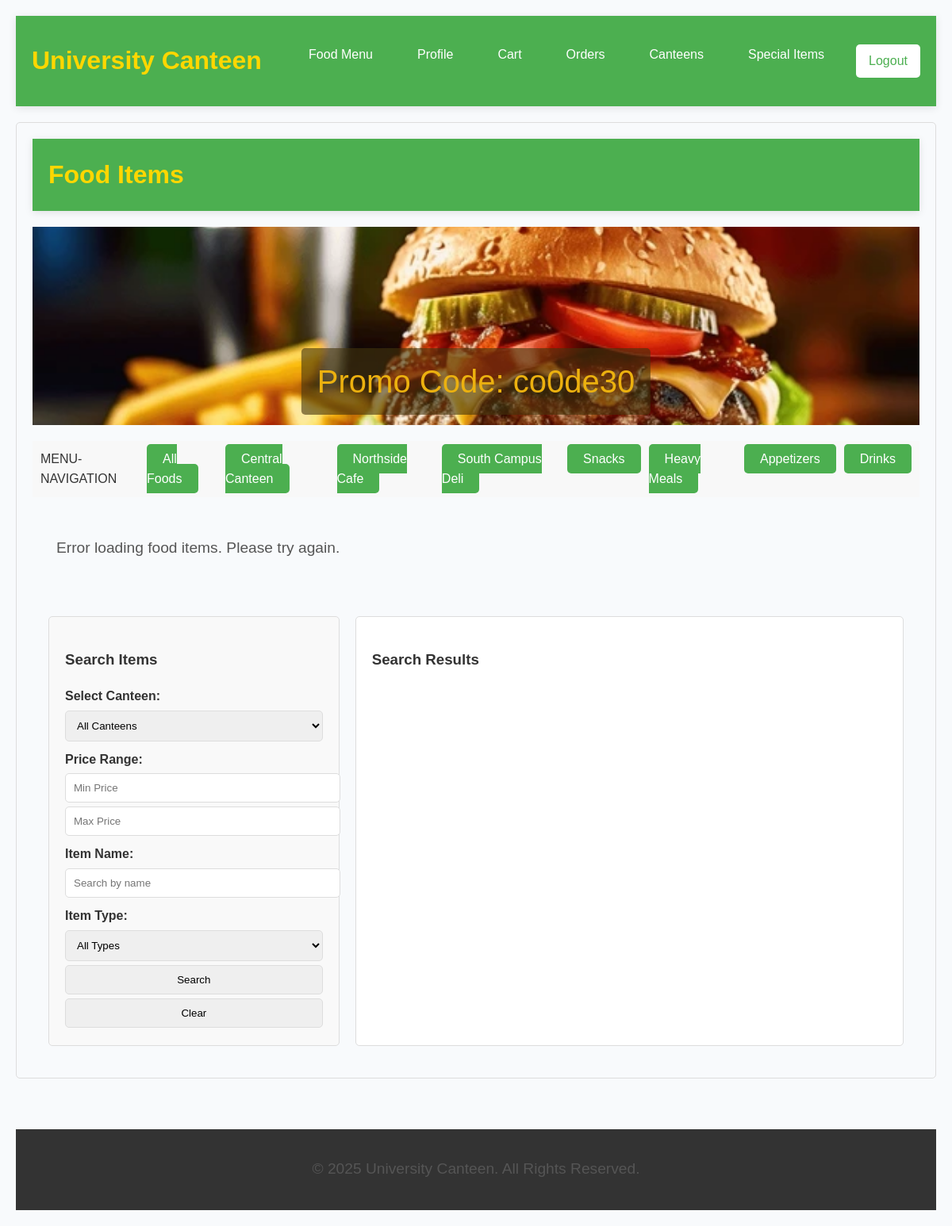
/finalp/loghome.php (signed in), run on the app's committed database.
### tables this page shows
CREATE TABLE `vouchers` (
  `id` int(11) NOT NULL,
  `code` varchar(50) NOT NULL,
  `discount_percentage` int(11) NOT NULL CHECK (`discount_percentage` between 1 and 100),
  `image` varchar(255) DEFAULT NULL,
  `created_at` timestamp NOT NULL DEFAULT current_timestamp()
);

### finalp/specialitem.php (the view, shortened to what this page needs)
<!DOCTYPE html>
<html lang="en">
<head>
    <link rel="stylesheet" href="special-items.css">
</head>
<body>
</body>
</html>

### finalp/menu.php (shortened to what this page needs)
<?php
require 'dbConfig.php';
$vouchers = [];
$result = $conn->query("SELECT code, discount_percentage ,image FROM vouchers ORDER BY created_at DESC LIMIT 5");
if ($result->num_rows > 0) {
    $vouchers = $result->fetch_all(MYSQLI_ASSOC);
}
?>
<!DOCTYPE html>
<html lang="en">
<head>
    <link rel="stylesheet" href="menu.css">
</head>
<body>
    <header class="header">
    <h1>Food Items</h1>
    </header>
    <section>
    <div class="voucher-slider">
        <div class="voucher-slides">
            <?php if (!empty($vouchers)): ?>
                <?php foreach ($vouchers as $voucher): ?>
                    <div class="voucher-slide">
                        <img src="<?php echo htmlspecialchars($voucher['image']); ?>" alt="Voucher Image">
                        <div class="voucher-code">Promo Code: <?php echo htmlspecialchars($voucher['code']); ?></div>
                    </div>
                <?php endforeach; ?>
            <?php else: ?>
                <p>No vouchers available.</p>
            <?php endif; ?>
        </div>
    </div>
    </section>
    <section class="menu-navigation">
        <ul>
            <li>MENU-NAVIGATION</li>
            <li><a href="#" class="menu-link" data-type="all" data-canteen="all">All Foods</a></li>
            <li><a href="#" class="menu-link" data-type="all" data-canteen="central">Central Canteen</a></li>
            <li><a href="#" class="menu-link" data-type="all" data-canteen="northside">Northside Cafe</a></li>
            <li><a href="#" class="menu-link" data-type="all" data-canteen="south-campus">South Campus Deli</a></li>
            <li><a href="#" class="menu-link" data-type="snacks" data-canteen="all">Snacks</a></li>
            <li><a href="#" class="menu-link" data-type="heavy-meal" data-canteen="all">Heavy Meals</a></li>
            <li><a href="#" class="menu-link" data-type="appetizer" data-canteen="all">Appetizers</a></li>
            <li><a href="#" class="menu-link" data-type="drinks" data-canteen="all">Drinks</a></li>
        </ul>
    </section>
    <section class="menu-items">
        <div class="item-list" id="food-items">
        </div>
    </section>
    <section class="search-filter">
        <div class="search-box">
            <h3>Search Items</h3>
            <form id="search-form">
                <label for="canteen">Select Canteen:</label>
                <select name="canteen" id="canteen">
                    <option value="all">All Canteens</option>
                </select>
                <label for="price-range">Price Range:</label>
                <input type="number" name="min-price" placeholder="Min Price" min="0">
                <input type="number" name="max-price" placeholder="Max Price" min="0">
                <label for="item-name">Item Name:</label>
                <input type="text" name="item-name" placeholder="Search by name">
                <label for="item-type">Item Type:</label>
                <select name="item-type" id="item-type">
                    <option value="all">All Types</option>
                </select>
                <button type="submit">Search</button>
                <button type="button" id="clear-form">Clear</button>
            </form>
        </div>
        <div class="search-results">
            <h3>Search Results</h3>
        </div>
    </section>
</body>
</html>

### finalp/home.css (style rules this page uses)
:root { --primary: #2563eb; --secondary: #1e40af; --accent: #f97316; --background: #f8fafc; --text: #1e293b; }
body { margin: 0; font-family: 'Poppins', sans-serif; line-height: 1.6; color: var(--text); background: var(--background); }
a { text-decoration: none; color: #fff; }
ul { list-style: none; padding: 0; }
.header { background: var(--primary); color: #fff; padding: 1rem 4rem; display: flex; justify-content: space-between; align-items: center; box-shadow: 0 2px 10px rgba(0, 0, 0, 0.1); }

### finalp/loghome.css (style rules this page uses)
body { margin: 0; font-family: Arial, sans-serif; line-height: 1.6; color: #333; }
a { text-decoration: none; color: #fff; }
ul { list-style: none; padding: 0; }
.header { background: #4CAF50; color: #fff; padding: 1rem 2rem; display: flex; justify-content: space-between; align-items: center; }

### finalp/menu.css (style rules this page uses)
body { font-family: Arial, sans-serif; margin: 0; padding: 0; }
.header { display: flex; padding: 20px; background-color: #4CAF50; }
.header h1 { margin: 0; font-size: 2rem; color: #ffd700; }
.search-filter { display: flex; gap: 20px; padding: 20px; }
.search-box { flex: 1; padding: 20px; border: 1px solid #ddd; border-radius: 5px; background-color: #f9f9f9; }
.search-box label { display: block; margin-top: 10px; font-weight: bold; }
.search-box input, .search-box select, .search-box button { width: 100%; margin-top: 5px; padding: 10px; border: 1px solid #ddd; border-radius: 5px; }
.search-results { flex: 2; overflow-y: auto; height: 500px; border: 1px solid #ddd; border-radius: 5px; padding: 20px; background-color: #fff; }
.menu-navigation ul { list-style: none; display: flex; justify-content: center; gap: 10px; padding: 10px; background-color: #f8f8f8; margin: 0; }
.menu-navigation ul li a { text-decoration: none; padding: 10px 20px; background-color: #4CAF50; color: white; border-radius: 5px; transition: background-color 0.3s ease; }
.menu-items { padding: 30px; }
.item-list { display: flex; flex-wrap: wrap; gap: 20px; }
.voucher-slider { position: relative; max-width: 100%; height: 250px; overflow: hidden; margin: 20px auto; }
.voucher-slides { display: flex; transition: transform 0.3s ease-in-out; width: 100%; }
.voucher-slide { min-width: 100%; position: relative; }
.voucher-slide img { width: 100%; height: 250px; object-fit: cover; }
.voucher-code { position: absolute; bottom: 20px; left: 50%; transform: translateX(-50%); background-color: rgba(68, 52, 12, 0.6); color: rgb(236, 177, 15); padding: 10px 20px; border-radius: 5px; font-size: 2.5rem; text-align: center; }

### finalp/special-items.css (style rules this page uses)
body { font-family: Arial, sans-serif; margin: 20px; padding: 0; }

### finalp/order.php (style rules this page uses)
body { font-family: Arial, sans-serif; margin: 20px; }
h1, h2 { text-align: center; color: #4CAF50; }

### data on the page
vouchers: image (picture), code "co0de30"
